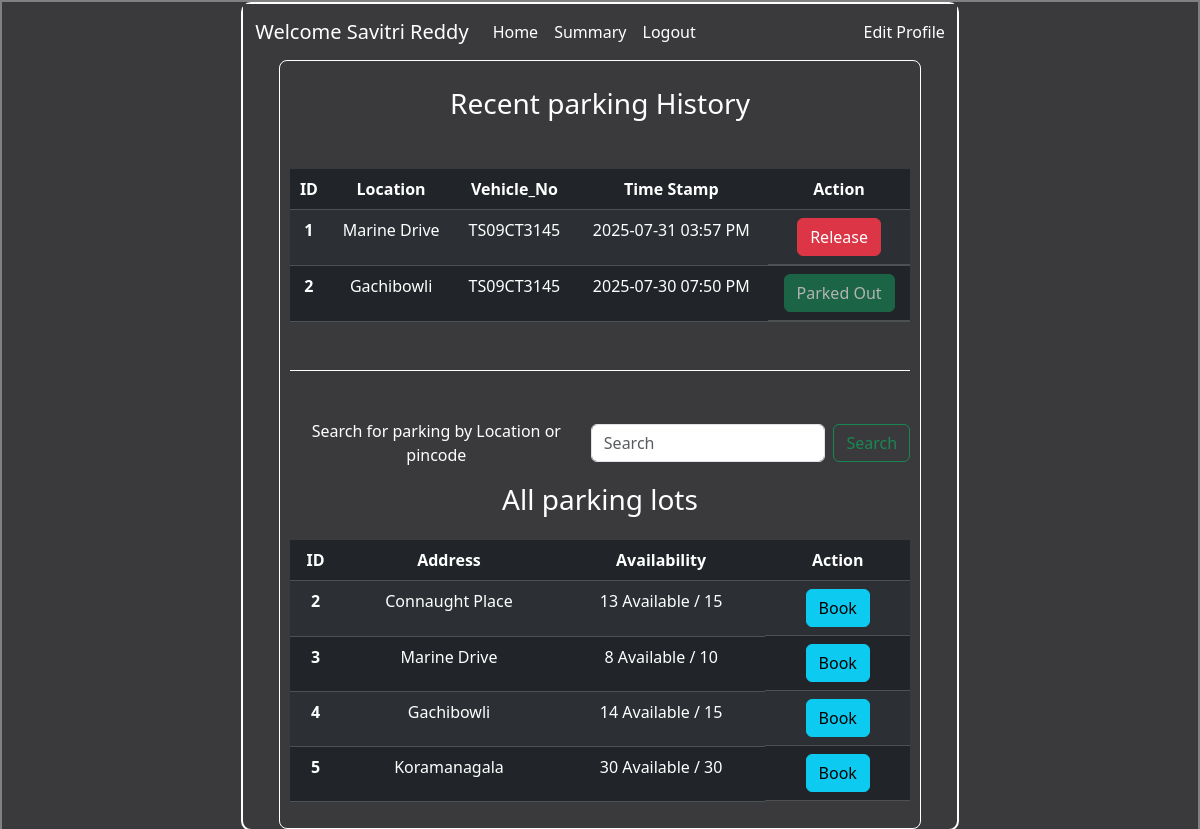
/user_dash (signed in), run on the app's committed database.
### application/models.py (models this page shows)
class User(db.Model):
    username = db.Column(db.String(20), primary_key=True)
    email = db.Column(db.String(40), unique=True, nullable=False)
    password = db.Column(db.String(20), nullable=False)
    full_name = db.Column(db.String(80))
    address = db.Column(db.String(200))
    pincode = db.Column(db.String(6))
    is_admin = db.Column(db.Boolean, default=False)

class Reservation(db.Model):
    id = db.Column(db.Integer, primary_key=True)
    spot_id = db.Column(db.Integer, db.ForeignKey('parking_spot.id', ondelete="CASCADE"), nullable=False)
    username = db.Column(db.String, db.ForeignKey('user.username'), nullable=False)  # Also fixed type here!
    parking_timestamp = db.Column(db.DateTime, nullable=False)
    leaving_timestamp = db.Column(db.DateTime)
    cost_per_hour = db.Column(db.Integer, nullable=False)
    vehicle_number = db.Column(db.String(15), nullable=False)
    approx_hours = db.Column(db.Integer, nullable=False)
    wheelchair_required = db.Column(db.Boolean, default=False)
    spot = db.relationship('ParkingSpot', back_populates='reservations')

class ParkingLot(db.Model):
    id = db.Column(db.Integer, primary_key=True)
    prime_location_name = db.Column(db.String(120), nullable=False)
    price = db.Column(db.Integer, nullable=False)
    address = db.Column(db.String(200), nullable=False)
    pincode = db.Column(db.String(10), nullable=False)
    maximum_spots = db.Column(db.Integer, nullable=False)
    closing_time = db.Column(db.Time, nullable=False)
    opening_time = db.Column(db.Time, nullable=False)

### application/controllers.py (the view)
@app.route("/user_dash", methods = ["GET", "POST"])
def user_dash():
    username = session.get('username')
    if not username:
        return redirect(url_for('login'))
    logged_user = User.query.filter_by(username=username).first()
    history = (Reservation.query.filter_by(username=logged_user.username).order_by(Reservation.parking_timestamp.desc()).all())
    query = request.args.get('query')
    if query:
        lots = ParkingLot.query.filter((ParkingLot.prime_location_name.ilike( f"%{query}%" )) | (ParkingLot.pincode.ilike( f"%{query}%" ))).all()
    else:
        lots = ParkingLot.query.all()
    for lot in lots:
        lot.occupied_spots_count = ParkingSpot.query.filter_by(lot_id=lot.id, status='O').count()
    return render_template("user_dash.html", logged_user=logged_user, query=query, lots=lots, history=history)

### templates/user_dash.html (shortened to what this page needs)
<!DOCTYPE html>
<html lang="en">
<head>
    <link rel="stylesheet" href="/static/style.css">
    <link href="https://cdn.jsdelivr.net/npm/bootstrap@5.3.7/dist/css/bootstrap.min.css" rel="stylesheet">
</head>
<body>
    <div id="main">
        <div id="canvas">
            <nav class="navbar navbar-expand-lg" style="background-color: rgb(58, 58, 61) !important">
                <div class="container-fluid">
                    <a class="navbar-brand" href="#">Welcome {{logged_user.full_name}}</a>
                    <div class="collapse navbar-collapse" id="navbarSupportedContent">
                        <ul class="navbar-nav me-auto mb-2 mb-lg-0">
                            <li class="nav-item">
                                <a class="nav-link" aria-current="page" href="{{ url_for('user_dash') }}">Home</a>
                            </li>
                            <li class="nav-item">
                                <a class="nav-link" href="{{ url_for('summary') }}">Summary</a>
                            </li>
                            <li class="nav-item">
                                <a class="nav-link" href="{{ url_for('logout') }}">Logout</a>
                        </ul>
                        <a class="nav-link" href="{{ url_for('edit_profile', next='user_dash') }}">Edit Profile</a>
                    </div>
                </div>
            </nav>
            <div class="contents">
                <h3 class="heading my-3">Recent parking History</h3>
                <div class="table">
                    <table class="table table-dark table-striped my-5">
                        <thead>
                            <tr>
                                <th scope="col">ID</th>
                                <th scope="col">Location</th>
                                <th scope="col">Vehicle_No</th>
                                <th scope="col">Time Stamp</th>
                                <th scope="col" class = "text-center">Action</th>
                            </tr>
                        </thead>
                        <tbody>
                            {% if history %}
                                {% for entry in history %}
                                <tr>
                                    <th scope="row">{{ loop.index }}</th>
                                    <td>
                                        {% if entry.spot and entry.spot.lot %}
                                            {{ entry.spot.lot.prime_location_name }}
                                        {% else %}
                                            Unknown
                                        {% endif %}
                                    </td>
                                    <td>{{ entry.vehicle_number }}</td>
                                    <td>
                                        {% if entry.leaving_timestamp %}
                                            {{ entry.leaving_timestamp.strftime('%Y-%m-%d %I:%M %p') }}
                                        {% else %}
                                            {{ entry.parking_timestamp.strftime('%Y-%m-%d %I:%M %p') }}
                                        {% endif %}
                                    </td>
                                    <td class="d-flex justify-content-center">
                                        {% if not entry.leaving_timestamp %}
                                            <a href="{{ url_for('release_spot', reservation_id=entry.id) }}" class="btn btn-danger mx-2">Release</a>
                                        {% else %}
                                            <span class="btn btn-success disabled">Parked Out</span>
                                        {% endif %}
                                    </td>
                                </tr>
                                {% endfor %}
                            {% else %}
                                <tr>
                                    <td colspan="5" class="text-center">No parking history found.</td>
                                </tr>
                            {% endif %}
                        </tbody>
                    </table>
                    <hr class="my-5" style="opacity:5;">
                </div>
                        <div class="d-flex flex-column align-items-center">
                            <div class="d-flex align-items-center mb-3">
                                <p class="me-2 mb-0 fw-semi-bold">Search for parking by Location or pincode</p>
                                <form class="d-flex" role="search" method="get" action="{{ url_for('user_dash') }}">
                                    <input class="form-control me-2" type="search" placeholder="Search" aria-label="Search" name="query" value="{{ query or ''}}">
                                    <button class="btn btn-outline-success" type="submit">Search</button>
                                </form>
                            </div>
                            <h3 class="mb-4">
                                {% if query %}
                                    Parking Lots @ {{ query.title() }}
                                {% else %}
                                    All parking lots
                                {% endif %}
                            </h3>
                            <table class="table table-dark table-striped w-90">
                                <thead>
                                    <tr>
                                        <th scope="col">ID</th>
                                        <th scope="col">Address</th>
                                        <th scope="col">Availability</th>
                                        <th scope="col" class = "text-center">Action</th>
                                    </tr>
                                </thead>
                                <tbody>
                                    {% if lots %}
                                        {% for lot in lots %}
                                        <tr>
                                            <th scope="row">{{ lot.id }}</th>
                                            <td>{{ lot.prime_location_name }}</td>
                                            <td>{{ lot.maximum_spots - lot.occupied_spots_count }} Available / {{ lot.maximum_spots }}</td>
                                            <td class="d-flex justify-content-center">
                                                <a href="{{ url_for('book_lot', lot_id=lot.id) }}"class="btn btn-info mx-2">Book</a>
                                            </td>
                                        </tr>
                                        {% endfor %}
                                    {% else %}
                                        <tr>
                                            <td colspan="4" class="text-center">No parking lots found.</td>
                                        </tr>
                                    {% endif %}
                                </tbody>
                            </table>
                        </div>
                </div>
        </div>
    </div>
</body>
</html>

### static/style.css (style rules this page uses)
* { margin: 0px; }
#main,#canvas { background-color: rgb(58, 58, 61); color: white; border: 2px solid grey; min-height: 100vh; }
#canvas { width: 60%; border: 2px solid white; border-radius: 10px; margin: auto; min-height: 100vh; }
.table { background-color: rgb(58, 58, 61); color: white; }
.nav-link, .navbar-brand { color: white !important; }
.heading { margin: 10px; }
.contents { border: 1px solid white; width: 90%; padding: 10px; border-radius: 8px; max-width: 800px; margin: 0 auto; text-align: center; }

### data on the page
User: full_name "Savitri Reddy"
Reservation: spot.lot.prime_location_name "Marine Drive", vehicle_number "TS09CT3145", parking_timestamp "2025-07-31 03:57 PM"
Reservation: spot.lot.prime_location_name "Gachibowli", vehicle_number "TS09CT3145", leaving_timestamp "2025-07-30 07:50 PM", shows "Parked Out"
ParkingLot: id "2", prime_location_name "Connaught Place", lot.maximum_spots-lot.occupied_spots_count "13", maximum_spots "15"
ParkingLot: id "3", prime_location_name "Marine Drive", lot.maximum_spots-lot.occupied_spots_count "8", maximum_spots "10"
ParkingLot: id "4", prime_location_name "Gachibowli", lot.maximum_spots-lot.occupied_spots_count "14", maximum_spots "15"
ParkingLot: id "5", prime_location_name "Koramanagala", lot.maximum_spots-lot.occupied_spots_count "30", maximum_spots "30"
